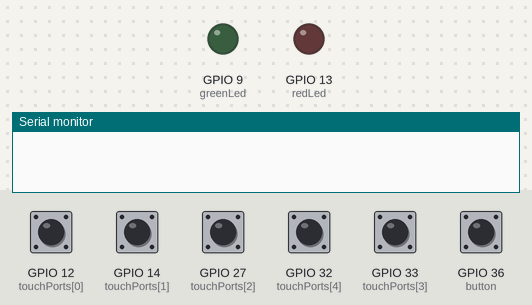
Simulated run of this program. Board: ESP32. Parts: output pins drawn as LEDs (lit = HIGH), the last lines printed to the serial monitor. The inputs (shaded band) are chosen by the test bench; at power-on: GPIO 12 (touchPorts[0]), GPIO 14 (touchPorts[1]), GPIO 27 (touchPorts[2]), GPIO 32 (touchPorts[4]), GPIO 33 (touchPorts[3]), GPIO 36 (button) HIGH. USB keyboard and mouse output is not drawn.

Above: at 0.0 s.
At 4.2 s:
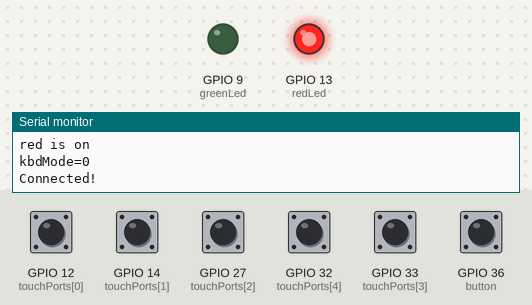
4.3 s: GPIO 12 (touchPorts[0]) pulled LOW for 0.15 s
5.9 s: GPIO 14 (touchPorts[1]) pulled LOW for 0.15 s
7.5 s: GPIO 27 (touchPorts[2]) pulled LOW for 0.15 s
9.1 s: GPIO 32 (touchPorts[4]) pulled LOW for 0.15 s
10.7 s: GPIO 33 (touchPorts[3]) pulled LOW for 0.15 s
12.3 s: GPIO 36 (button) pulled LOW for 0.15 s
At 12.8 s:
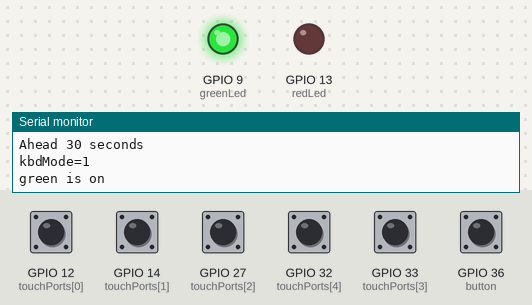
Timing chart, 0 to 14.9 s (numbered marks = the images above; inputs shaded):
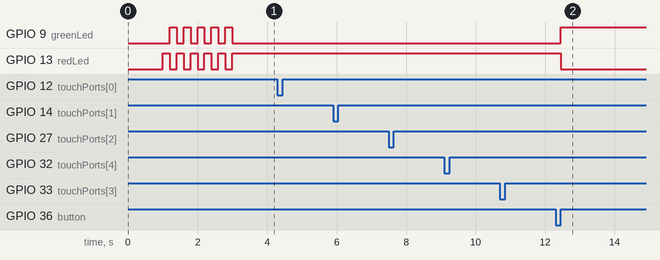

Measured:
- after the input at 12.3 s, GPIO 9 (greenLed): LOW → HIGH after 0.15 s; GPIO 13 (redLed): HIGH → LOW after 0.15 s

The program:

main.cpp
```cpp
#include <Arduino.h>
/**
 * This example turns the ESP32 into a Bluetooth LE keyboard that writes the words, presses Enter, presses a media key and then Ctrl+Alt+Delete
 */
#include <BleKeyboard.h>
#include <ezButton.h>
#define ARYSIZE 5;

BleKeyboard bleKeyboard("Plex BLE Control","Staufware",80);  //("ESP32_BLE", "Plex BLE Control", 80);
// int rstate = 0;
// int lstate = 0;
// int last_rstate = 0;
// int last_lstate = 0;
int threshold = 25;
// int leftRead = 0;
// int rightRead = 0;
int redLed = 13;
int greenLed = 9;
int arySize = 5;
ezButton button(36);  // create ezButton object that attach to pin 36;
//const int btnPin =  36;
int btnState;
int btnLastState;
long lastDebounceTime = 0;  // the last time the output pin was toggled
long debounceDelay = 50;    // the debounce time; increase if the output flickers
int kbdMode = 0;
int connState = 0;
int lastConnState = 0;


// boolean rTouchStarted = false;
// boolean lTouchStarted = false;
boolean touchStarted[5];
unsigned long touchTime[5];
//int touchPorts[] = {32, 33, 27, 14, 12};;
int touchPorts[] = {12, 14, 27, 33, 32};


// unsigned long rTouchTime = 0;
// unsigned long lTouchTime = 0;
int touchMinDuration = 100;

void setup() {
  Serial.begin(115200);
//  pinMode(btnPin, INPUT_PULLDOWN);
//  pinMode(btnPin, INPUT);
  pinMode(redLed, OUTPUT);
  pinMode(greenLed, OUTPUT);
  btnLastState = 1;
  delay(1000); // give me time to bring up serial monitor
  Serial.println("Starting Plex BLE Control!");
  bleKeyboard.begin();
  btnState = btnLastState;
  if(btnState) {
    Serial.println("button is high");
  } else {
    Serial.println("button is low");
  }

  for(int i=0;i<arySize;i++) {
    touchStarted[i] = false;
  }
  for(int i=0; i<5; i++) {
    digitalWrite(redLed, HIGH);
    digitalWrite(greenLed, LOW);
    delay(200);
    digitalWrite(redLed, LOW);
    digitalWrite(greenLed, HIGH);
    delay(200);
  }
  if(kbdMode) {
    digitalWrite(redLed, LOW);
    digitalWrite(greenLed, HIGH);
    Serial.println("green is on");
  } else {
    digitalWrite(redLed, HIGH);
    digitalWrite(greenLed, LOW);
    Serial.println("red is on");
  }
  Serial.print("kbdMode=");
  Serial.println(kbdMode);
}

void loop() {
  if(bleKeyboard.isConnected()) {
      connState = 1;
      if (connState!=lastConnState) {
        Serial.println("Connected!");
      }
      lastConnState = connState;
     for(int i=0;i<arySize;i++) {
      int t = touchRead(touchPorts[i]);
      if (t < threshold && !touchStarted[i]) { // on fresh touch
        touchStarted[i] = true;
        touchTime[i] = millis();
      } else if (t >= threshold && touchStarted[i]) { // untouched
        if (millis() - touchTime[i] > touchMinDuration) {
          switch (i) {
            case 0:
              // back 1 minute statements
              Serial.println("Back 1 minute");
              for(int j=0;j<6;j++) {
                bleKeyboard.write(KEY_LEFT_ARROW);
                delay(10);
              }
              break;
            case 1:
              // back 10 seconds statements
              Serial.println("Back 10 seconds");
              bleKeyboard.write(KEY_LEFT_ARROW);
              break;
            case 2:
              // Play/pause statements
              Serial.println("Play/Pause");
              bleKeyboard.write(KEY_MEDIA_PLAY_PAUSE);
              break;
            case 3:
              // ahead 30 seconds statements
              Serial.println("Ahead 30 seconds");
              bleKeyboard.write(KEY_RIGHT_ARROW);
              break;
            case 4:
              // ahead 3 minutes statements
              Serial.println("Ahead 3 minutes");
              for(int j=0;j<6;j++) bleKeyboard.write(KEY_RIGHT_ARROW);
              break;
          }
        }
        touchStarted[i] = false;
      }
    }
    button.loop(); // MUST call the loop() function first
    btnState = button.getState();
    if(btnState!=btnLastState) {
      if(btnState) {
//        Serial.println("button is high");
        kbdMode++;
        kbdMode = kbdMode % 2;
        Serial.print("kbdMode=");
        Serial.println(kbdMode);
        if(kbdMode) {
          digitalWrite(redLed, LOW);
          digitalWrite(greenLed, HIGH);
//          Serial.println("red is off");
          Serial.println("green is on");
        } else {
          digitalWrite(redLed, HIGH);
          digitalWrite(greenLed, LOW);
          Serial.println("red is on");
//          Serial.println("green is off");
        }
      } else {
//        Serial.println("button is low");
      }
    }
    btnLastState = btnState;
  }
//    delay(10);
}
```
